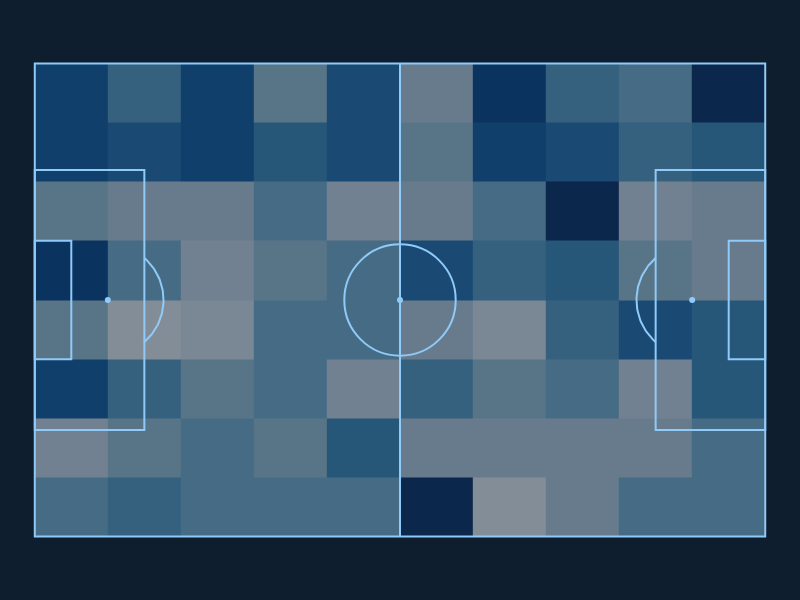

Source (notebook cell):
### Code cell
df2 = pd.DataFrame({
    'x': np.random.uniform(0, 120, 500),
    'y': np.random.uniform(0, 80, 500)
})

# Create the pitch and plot the heatmap
pitch = pb.viz.Pitch(theme="night")
pitch.plot_heatmap(df2, x='x', y='y')
pitch.show()

### Figure 1 — Plotly figure (JSON) as saved in the notebook; plotly's stock layout.template omitted (floating-point values rounded to 4 significant figures; data arrays with more than 128 entries replaced by an {"elided": "..."} marker saying what was removed)
{"data": [{"hoverinfo": "skip", "line": {"color": "#90caf9"}, "mode": "lines", "showlegend": false, "type": "scatter", "x": [15.75, 15.96, 16.16, 16.35, 16.54, 16.72, 16.89, 17.06, 17.21, 17.36, 17.5, 17.63, 17.76, 17.87, 17.97, 18.07, 18.16, 18.23, 18.3, 18.36, 18.41, 18.45, 18.48, 18.5, 18.51, 18.51, 18.5, 18.48, 18.45, 18.41, 18.36, 18.3, 18.23, 18.16, 18.07, 17.97, 17.87, 17.76, 17.63, 17.5, 17.36, 17.21, 17.06, 16.89, 16.72, 16.54, 16.35, 16.16, 15.96, 15.75], "y": [27.96, 28.14, 28.34, 28.54, 28.75, 28.96, 29.18, 29.41, 29.64, 29.87, 30.12, 30.36, 30.61, 30.87, 31.13, 31.39, 31.66, 31.93, 32.2, 32.47, 32.75, 33.02, 33.3, 33.58, 33.86, 34.14, 34.42, 34.7, 34.98, 35.25, 35.53, 35.8, 36.07, 36.34, 36.61, 36.87, 37.13, 37.39, 37.64, 37.88, 38.13, 38.36, 38.59, 38.82, 39.04, 39.25, 39.46, 39.66, 39.86, 40.04]}, {"hoverinfo": "skip", "line": {"color": "#90caf9"}, "mode": "lines", "showlegend": false, "type": "scatter", "x": [89.25, 89.04, 88.84, 88.65, 88.46, 88.28, 88.11, 87.94, 87.79, 87.64, 87.5, 87.37, 87.24, 87.13, 87.03, 86.93, 86.84, 86.77, 86.7, 86.64, 86.59, 86.55, 86.52, 86.5, 86.49, 86.49, 86.5, 86.52, 86.55, 86.59, 86.64, 86.7, 86.77, 86.84, 86.93, 87.03, 87.13, 87.24, 87.37, 87.5, 87.64, 87.79, 87.94, 88.11, 88.28, 88.46, 88.65, 88.84, 89.04, 89.25], "y": [40.04, 39.86, 39.66, 39.46, 39.25, 39.04, 38.82, 38.59, 38.36, 38.13, 37.88, 37.64, 37.39, 37.13, 36.87, 36.61, 36.34, 36.07, 35.8, 35.53, 35.25, 34.98, 34.7, 34.42, 34.14, 33.86, 33.58, 33.3, 33.02, 32.75, 32.47, 32.2, 31.93, 31.66, 31.39, 31.13, 30.87, 30.61, 30.36, 30.12, 29.87, 29.64, 29.41, 29.18, 28.96, 28.75, 28.54, 28.34, 28.14, 27.96]}, {"hoverinfo": "skip", "marker": {"color": "#90caf9", "size": 6}, "mode": "markers", "showlegend": false, "type": "scatter", "x": [10.5], "y": [34]}, {"hoverinfo": "skip", "marker": {"color": "#90caf9", "size": 6}, "mode": "markers", "showlegend": false, "type": "scatter", "x": [94.5], "y": [34]}, {"hoverinfo": "skip", "marker": {"color": "#90caf9", "size": 6}, "mode": "markers", "showlegend": false, "type": "scatter", "x": [52.5], "y": [34]}, {"colorbar": {"title": {"text": "Density"}}, "colorscale": [[0, "rgb(247,251,255)"], [0.125, "rgb(222,235,247)"], [0.25, "rgb(198,219,239)"], [0.375, "rgb(158,202,225)"], [0.5, "rgb(107,174,214)"], [0.625, "rgb(66,146,198)"], [0.75, "rgb(33,113,181)"], [0.875, "rgb(8,81,156)"], [1, "rgb(8,48,107)"]], "hovertemplate": "x: %{x:.1f}<br>y: %{y:.1f}<br>z: %{z}<extra></extra>", "opacity": 0.5, "showscale": false, "type": "histogram2d", "x": {"elided": "500 float values"}, "xbins": {"end": 105, "size": 10.5, "start": 0}, "y": {"elided": "500 float values"}, "ybins": {"end": 68, "size": 8.5, "start": 0}}], "layout": {"font": {"color": "#90caf9", "family": "Helvetica Neue, Arial, sans-serif"}, "height": 600, "hoverlabel": {"bgcolor": "rgba(255,255,255,0.15)", "bordercolor": "rgba(144,202,249,0.6)", "font": {"color": "white", "family": "Helvetica Neue, Arial, sans-serif", "size": 16}}, "margin": {"b": 0, "l": 0, "r": 0, "t": 0}, "paper_bgcolor": "#0f1e2e", "plot_bgcolor": "#0f1e2e", "shapes": [{"line": {"color": "#90caf9"}, "type": "rect", "x0": 0, "x1": 105, "y0": 0, "y1": 68}, {"line": {"color": "#90caf9"}, "type": "rect", "x0": 52.5, "x1": 52.5, "y0": 68, "y1": 0}, {"line": {"color": "#90caf9"}, "type": "rect", "x0": 0, "x1": 15.75, "y0": 52.7, "y1": 15.3}, {"line": {"color": "#90caf9"}, "type": "rect", "x0": 89.25, "x1": 105, "y0": 52.7, "y1": 15.3}, {"line": {"color": "#90caf9"}, "type": "rect", "x0": 0, "x1": 5.25, "y0": 42.5, "y1": 25.5}, {"line": {"color": "#90caf9"}, "type": "rect", "x0": 99.75, "x1": 105, "y0": 42.5, "y1": 25.5}, {"line": {"color": "#90caf9"}, "type": "circle", "x0": 44.49, "x1": 60.51, "y0": 25.99, "y1": 42.01}], "showlegend": false, "title": {}, "width": 800, "xaxis": {"constrain": "domain", "fixedrange": true, "range": [-5, 110], "scaleanchor": "y", "showgrid": false, "showticklabels": false, "visible": false, "zeroline": false}, "yaxis": {"constrain": "domain", "fixedrange": true, "range": [-5, 73], "showgrid": false, "showticklabels": false, "visible": false, "zeroline": false}}}
